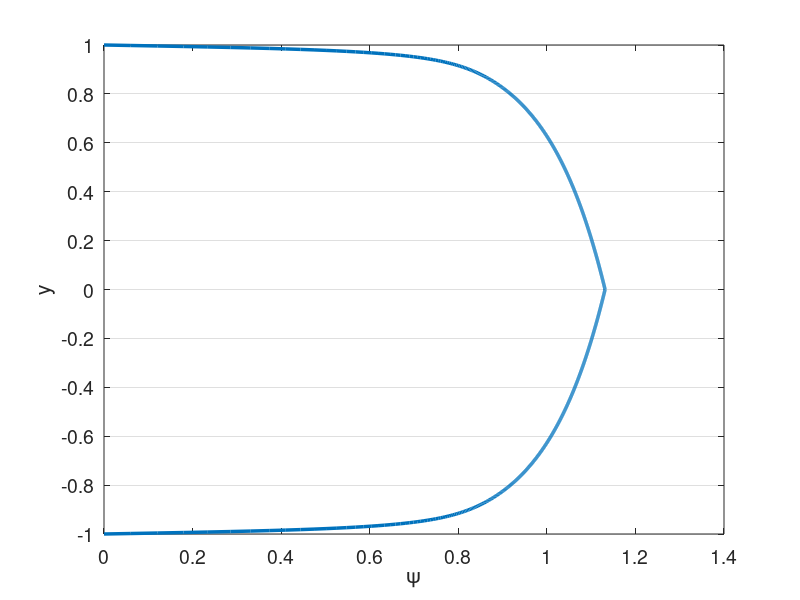

This figure's MATLAB source: (Note: this script raises an error after producing the figure.)
% clc
clear all
close all


set(0,'DefaultAxesFontSize',14)
set(0,'defaultLineLineWidth',2.5)
% set(0,'DefaultFigureWindowStyle','docked')


linestyles = {'k-','b-','r-','g-','c-','m-','k--','b--','r--','g--','c--','m--','k-.','b-.','r-.','g-.','c-.','m-.','k:','b:','r:','g:','c:','m:'};
pointstyles = {'ko','bo','ro','go','co','mo','k^','b^','r^','g^','c^','m^','ks','bs','rs','gs','cs','ms','k*','b*','r*','g*','c*','m*','k+','b+','r+','g+','c+','m+'};
%%

%%%%%%%%%%%%%%%%%%%%%%%%%%%%%%%%%%%%%%%%%%%%%%%%%%%%%%%%%%%%%%%%%%
% Navier-Stokes Solver Demo (2D Channel)
%%%%%%%%%%%%%%%%%%%%%%%%%%%%%%%%%%%%%%%%%%%%%%%%%%%%%%%%%%%%%%%%%%
% pgrads = 3.25e-3 for N=4, E=8, exp mesh
% pgrads = 9.25e-3 for N=4, E=6, uniform


format compact;
format short; 
mu = 1/10000; %1/395; 1/6874;
rho = 1;
Re = rho/mu; 
pgrad = 3.25e-3; 9.25e-3; %2.5e-4; % 9.25e-3;
force_pgrad = 0;

N=6; % polynomial order  
Ex=1; % Number of elements in x
Ey=10; % Number of elements in y
Tfinal=500; 
CFL=0.05;
en_on = 0;
N_en_y = 1; 
N_over = 8*N;
delay_en = 0;
en_start_time = 100;
head = '';

rans_on = 1;
exp_mesh = 1;

dir_name = [head,'re',num2str(ceil(Re)),'_p',num2str(N),'_e',num2str(Ey),'_exp',num2str(exp_mesh),'_en',num2str(en_on)];
soln_dir = dir_name;
plot_soln = 1;
save_soln = 1;
plot_int = 5000;
save_soln_int = 5000;
restart = 0;
rst_step = 300000;

if ~en_on
    N_over = N;
end

%% Enrichment information
en_mag = 3;
psi = {@(x,y) en_mag*(0.5*(1 - y.^2) + 0.*x), @(x,y) 0.*y + 0.*x};
gpsi = {@(x,y) 0.*y + 0.*x, @(x,y) en_mag*(-1.*y + 0.*x), ...
        @(x,y) 0.*y + 0.*x, @(x,y) 0.*y + 0.*x};
hpsi = {@(x,y) 0.*y + 0.*x, @(x,y) en_mag*(-1 - 0.*y + 0.*x), ...
        @(x,y) 0.*y + 0.*x, @(x,y) 0.*y + 0.*x};
    
% psi = {@(x,y) (0.5*(1 - y.^4) + 0.*x), @(x,y) 0.*y + 0.*x};
% gpsi = {@(x,y) 0.*y + 0.*x, @(x,y) (-2.*y.^3 + 0.*x), ...
%         @(x,y) 0.*y + 0.*x, @(x,y) 0.*y + 0.*x};
% hpsi = {@(x,y) 0.*y + 0.*x, @(x,y) (-6.*y.^2 + 0.*x), ...
%         @(x,y) 0.*y + 0.*x, @(x,y) 0.*y + 0.*x};
%    

    
% Law of the wall
u_tau = sqrt(0.316./(Re.^0.25)/8);
Re_tau = u_tau/mu; %Re;
Re_tau = 550;
% u_tau = 1;
nu = 1/Re_tau;
kap = 0.41;
beta = 5.2;
dypdy = u_tau/nu;
ypb = 11.062299784340414;
yp = @(y) (1-abs(y))*Re_tau;
u_tau = Re_tau*mu;
lotw = @(yp) ((yp <= ypb).*yp + (yp > ypb).*(1./kap.*log(yp+eps)+beta));
psi = {@(x,y) u_tau*((yp(y) <= ypb).*yp(y) + (yp(y) > ypb).*(1./kap.*log(yp(y)+eps)+beta) + 0.*x), @(x,y) 0.*y + 0.*x};
gpsi = {@(x,y) 0.*y + 0.*x,  @(x,y) -1*sign(y).*u_tau.*(((yp(y) <= ypb).*1 + (yp(y) > ypb).*1./(kap*(yp(y)+eps)))*dypdy + 0.*x),...
        @(x,y) 0.*y + 0.*x, @(x,y) 0.*y + 0.*x};
hpsi = {@(x,y) 0.*y + 0.*x,  @(x,y) u_tau*(((yp(y) <= ypb).*0 + (yp(y) > ypb).*-1./(kap*(yp(y)+eps).^2))*dypdy*dypdy + 0.*x),...
        @(x,y) 0.*y + 0.*x, @(x,y) 0.*y + 0.*x};
    

% 1/7th
% mag = 1;
% yd = @(y) 1-abs(y)+eps;
% psi = {@(x,y) mag*((yd(y)).^(1/7).*(yd(y)>eps*10)+ 0.*x), @(x,y) 0.*y + 0.*x};
% gpsi = {@(x,y) 0.*y + 0.*x,  @(x,y) mag*(-1*sign(y).*1./7.*(yd(y)).^(-6/7).*(yd(y)>eps*10) + 0.*x),...
%         @(x,y) 0.*y + 0.*x, @(x,y) 0.*y + 0.*x};
% hpsi = {@(x,y) 0.*y + 0.*x,  @(x,y) mag*(-6/49*(yd(y)).^(-13/7).*(yd(y)>eps*10) + 0.*x),...
%         @(x,y) 0.*y + 0.*x, @(x,y) 0.*y + 0.*x};

% Reicher Law of the Wall
Re_tau = 550;
u_tau = Re_tau*mu/rho;
Yp = @(Y) max((1-abs(Y))*Re_tau,1e-3)+eps;
C=5.17;
kap=0.41;
dypdy = Re_tau;
yp = @(y) max((1-abs(y))*Re_tau,1e-3);
u_tau = Re_tau*mu;
psi = {@(x,y) mu*Re_tau*(1/kap.*log(1+kap.*yp(y))+(C-1./kap.*log(kap)).*(1-exp(-yp(y)/11)-yp(y)/11.*exp(-yp(y)/3))) + 0.*x,...
    @(x,y) 0.*y + 0.*x};
gpsi = {@(x,y) 0.*y + 0.*x, @(x,y) -1*sign(y).*dypdy*mu*Re_tau.*(1./(1+kap.*yp(y))+(C-1./kap.*log(kap)).*(-1/11*exp(-yp(y)/11)-(yp(y)+3)/33.*exp(-yp(y)/3))) + 0.*x,...
        @(x,y) 0.*y + 0.*x, @(x,y) 0.*y + 0.*x};
hpsi = {@(x,y) 0.*y + 0.*x,  @(x,y) dypdy*dypdy*mu*Re_tau*(-kap./((1+kap.*yp(y)).^2)+(C-1./kap.*log(kap)).*(-1/121*exp(-yp(y)/11)-(yp(y)+6)/99.*exp(-yp(y)/3))) + 0.*x,...
        @(x,y) 0.*y + 0.*x, @(x,y) 0.*y + 0.*x};


%% Initial Conditions
% Turbulent pipe
u_cfl = 3/2;
pert = 0.0;
u_ic = @(x,y) 3/2*(1-y.^2);
v_ic = @(x,y) 0.0*y;

darcy = 0.316./(Re.^0.25);
u_tau = sqrt(darcy/8);
Yp = @(Y) max((1-abs(Y))*u_tau*Re,1e-3)+eps;
sigma = 0.6;
fact = @(Yp) exp((-(log10(Yp)-1).^2)./(2*sigma.^2));
k_ic = @(x,y) 0.0*x + 4.5*u_tau*u_tau*fact(Yp(y));

eps_s = 3;
omg_ic = @(x,y) 0.0*x + 0.5*Re*u_tau*u_tau*fact(Yp(y));


% Turbulent channel
Re_tau = 550;
u_tau = Re_tau*mu/rho;
Yp = @(Y) max((1-abs(Y))*Re_tau,1e-3)+eps;
C=5.17;
kap=0.41;
eps_ic = 0; %1e-2;
kx = 23;
kz=13;
alpha_ic = kx*2*pi/(0.375);
riech = @(Yp) mu*Re_tau*(1/kap.*log(1+kap.*Yp)+(C-1./kap.*log(kap)).*(1-exp(-Yp/11)-Yp/11.*exp(-Yp/3)));
u_ic = @(x,y) riech(Yp(y)) + eps_ic*beta*sin(alpha_ic*x);
v_ic = @(x,y) 0*y + eps_ic*sin(alpha_ic*x);

% u_ic = @(x,y) psi{1}(x,y);

sigma = 0.6;
fact = @(Yp) exp((-(log10(Yp)-1).^2)./(2*sigma.^2));
k_ic = @(x,y) 0.0*x + 4.5*u_tau*u_tau*fact(Yp(y));

eps_s = 3;
omg_ic = @(x,y) 0.0*x + 0.5*Re*u_tau*u_tau*fact(Yp(y));

%%
%%
%%
%% Plot psi
figure(5)
ys_plot = linspace(-1,1,1000);
plot(psi{1}(0,ys_plot),ys_plot)
xlabel('\psi')
ylabel('y')
set(gca, 'YGrid', 'on', 'XGrid', 'off')
yticks(linspace(-1,1,Ey+1));

%% Begin Solve
E=Ex*Ey; % Total number of elements
N1=N+1;
disp("Generating Matrices")
Q=makeq(Ex,Ey,N); % Global continuity
R=maker(Q,Ex,N); % Restriction matrix, applies Dirichlet conditions
[X,Y]=make_geom_channel(Ex,Ey,N);      % Geometry in local form
if exp_mesh
    [X,Y]=make_geom_channel_exp(Ex,Ey,N);      % Geometry in local form
end
en_b_nodes = get_en_bound_nodes(Ex,Ey,N,N_en_y);
dom_vol = (max(max(max(X)))-min(min(min(X))))*(max(max(max(Y)))-min(min(min(Y))));

Ys = zeros(Ey*length(Y(1,:,1)),1);
for i = 1:Ey
    Ys((i-1)*(N+1)+1:(i)*(N+1)) = Y(1,:,(i-1)*Ex+1);
end

psi_p = psi{1}(0,Ys(N_en_y*(N+1)));
dypsi_p1 = gpsi{2}(0,Ys(N_en_y*(N+1)));
dypsi_p2 = gpsi{2}(0,Ys(end-N_en_y*(N+1)));
        
[G,J,ML,RX]=make_coef(X,Y);
[Ah,Bh,Ch,Dh,z,w]=semhat(N);
[Gs, Gs_x, Gs_y] =  face_mats(X,Y,E,N);
Gs_c = R*Q'*apply_en_cont(Gs,en_b_nodes,psi_p);
Gsb = R*Q'*Gs*Q*R';


[n,nb]=size(R); 
nL=N1*N1*E;

Ab=spalloc(nL,nL,nL*N);    %  Generate Abar
for j=1:nL
    x=zeros(nL,1); 
    x(j)=1; 
    Ab(:,j)=abar_c(x,Dh,G,Q);  % assembled Neumann Operator
end
Ab_save = Ab;
A_c=R*Q'*apply_en_cont(Ab,en_b_nodes,psi_p);
S_check=full(Ab);
Ab = Q'*Ab*Q;
A=R*Ab*R'; % Full stiffness matrix
Bb=reshape(ML,nL,1); % Form Mass matrix
Bb=diag(Bb); 
Bb=sparse(Bb); 
Ma=R*Q'*Bb*Q*R'; % Assembling mass matrix  % Full mass matrix
M_c = R*Q'*apply_en_cont(Bb,en_b_nodes,psi_p);


%% Form matrices for rans

[L_x,L_y,J_x,J_y] = dir_jac(E,X,Y);
w2d = w*w';
w1d = reshape(w2d,[N1*N1,1])';
[dphi_dxi, dphi_deta, dphi_dx, dphi_dy, dpdx_dpdx, dpdy_dpdy, dpdx_dpdy, ...
        dpdx_dpdx_flat, dpdy_dpdy_flat, dpdx_dpdy_flat] ...
    = get_phi_grads(N1,Dh,E,J_x,J_y);
dphi_dx_flat = reshape(dphi_dx,N1*N1,N1*N1,E);
dphi_dy_flat = reshape(dphi_dy,N1*N1,N1*N1,E);

w2d_e = zeros(N+1,N+1,E);
for ie = 1:E
    w2d_e(:,:,ie) = w2d*L_x(ie)/2*L_y(ie)/2;
end

A_x = form_Ax(N1,E,w2d,J_x,J,dpdx_dpdx,ones(size(J)));
A_y = form_Ay(N1,E,w2d,J_y,J,dpdy_dpdy,ones(size(J)));
A_xy = form_Axy(N1,E,w2d,J_x,J_y,J,dpdx_dpdy,ones(size(J)));


SS = zeros(N1,N1,E,2,2);
OS = zeros(N1,N1,E,2,2);
dudx = zeros(N1,N1,E);
dudy = zeros(N1,N1,E);
dvdx = zeros(N1,N1,E);
dvdy = zeros(N1,N1,E);
dkdx = zeros(N1,N1,E);
dkdy = zeros(N1,N1,E);
domgdx = zeros(N1,N1,E);
domgdy = zeros(N1,N1,E);

%%
M_check=full(Bb);

Ma_uv_check = zeros(2*nL);
Ma_uv_check(1:nL,1:nL) = M_check;
Ma_uv_check(nL+1:2*nL,nL+1:2*nL) = M_check;
A_uv_check = zeros(2*nL);
A_uv_check(1:nL,1:nL) = S_check;
A_uv_check(nL+1:2*nL,nL+1:2*nL) = S_check;

M_q = full(Ma);
S_q = full(A);


%%
% Assemble overall system matrices
nn = length(Ma); % number of nodes in the domain
Ma_uv = zeros(2*nn);
Ma_uv(1:nn,1:nn) = Ma;
Ma_uv(nn+1:2*nn,nn+1:2*nn) = Ma;
Ma_uv = sparse(Ma_uv);
A_uv = zeros(2*nn);
A_uv(1:nn,1:nn) = A;
A_uv(nn+1:2*nn,nn+1:2*nn) = A;
A_uv = sparse(A_uv);
ML_uv = zeros(2*(N+1),2*(N+1),E);
ML_uv(1:N+1,1:N+1,1:E) = ML;
ML_uv(N+2:2*(N+1),N+2:2*(N+1),1:E) = ML;
G_uv = zeros(2*nn);
G_uv(1:nn,1:nn) = Gsb;
G_uv(nn+1:2*nn,nn+1:2*nn) = Gsb;
G_uv = sparse(G_uv);



%% Assemble enrichment matrices
psi_xy = zeros(N+1,N+1,E);
N1_over = N_over + 1;
[z_over,w_over] = zwgll(N_over);
w2d_over = w_over*w_over';
w1d_over = reshape(w2d_over,[N1_over*N1_over,1])';
[dphi_dxi_over, dphi_deta_over, dphi_dx_over, dphi_dy_over, dpdx_dpdx_over, dpdy_dpdy_over, dpdx_dpdy_over, ...
        dpdx_dpdx_flat_over, dpdy_dpdy_flat_over, dpdx_dpdy_flat_over,phi_2d_flat] ...
    = get_phi_grads2(N1,E,J_x,J_y,N_over);
dphi_dx_flat_over = reshape(dphi_dx_over,N1_over*N1_over,N1*N1,E);
dphi_dy_flat_over = reshape(dphi_dy_over,N1_over*N1_over,N1*N1,E);
if en_on
    [psi_xy,psi_xy_act,gpsi_xy_act,Sp_all,Sp_all_Q,Jac_e_flat,gpsi_e_flat,Mp_uv,Sp_uv,Mp_all_c,Sp_all_c,Mp_full,Sp_full] = ...
        assemble_enrichment(X,Y,Ex,Ey,E,N,N1,nn,nL,J,Q,R,N_en_y,psi,gpsi,hpsi,en_b_nodes,psi_p,N_over);
end

%%

dxmin=pi*(z(N1)-z(N))/(2*Ex); % Get min dx for CFL constraint
dt=CFL*dxmin/u_cfl; 

% dt = 1e-3;
nstep=ceil(Tfinal/dt); 
dt=Tfinal/nstep; 
% Print information
nstep
dt
yp1 = (1+Y(1,2))*Re

disp("Computing inverse")
Ai=pinv(full(Ab)); 

disp("Setting Initial Conditions")
% Initial conditions
for e = 1:E
    for i = 1:N+1
        for j = 1:N+1
%             u(i,j,e) = f_ic(X(i,j,e),Y(i,j,e))+pert*rand()*u_ic;
%             v(i,j,e) = v(i,j,e)+pert*rand()*u_ic;
            u(i,j,e) = u_ic(X(i,j,e),Y(i,j,e));
            v(i,j,e) = v_ic(X(i,j,e),Y(i,j,e));
            k(i,j,e) = k_ic(X(i,j,e),Y(i,j,e));
            omg(i,j,e) = omg_ic(X(i,j,e),Y(i,j,e));
        end
    end
end
if en_on
    [u, v] = project_to_enrich(X,Y,E,Ex,Ey,N,N_en_y,u,v,psi);
end

% u = apply_en_cont_soln(u,en_b_nodes,psi_p);
u1_0=u; u2_0=u; u3_0=u; fx3_0=u; fx2_0=u; fx1_0=u; u_0 = u;
v1_0=v; v2_0=v; v3_0=v; fy3_0=v; fy2_0=v; fy1_0=v; v_0 = v;
u1=u; u2=u; u3=u; fx3=u; fx2=u; fx1=u;
v1=v; v2=v; v3=v; fy3=v; fy2=v; fy1=v;
k1=k; k2=k; k3=k; fk3=k; fk2=k; fk1=k;
omg1=omg; omg2=omg; omg3=omg; fomg3=omg; fomg2=omg; fomg1=omg;

F_pgrad = pgrad*ones(size(ML));
F_1 = ones(size(ML));
% Fb=reshape(ML.*F,nL,1); %% Output
% 
% Fb=Bb\(Q'*Fb);  

uv = [u;v];

%%
uv_ic_check = uv;

%% Setup BC if nonzero
% u_bc = ones(size(u)).*((Y==1)+(Y==-1));
% u_bc = reshape(ML.*u_bc,nL,1);
% u_bc = Bb\(Q'*u_bc);

% k_bc = k_bc_val.*ones(size(k));
% k_bc = reshape(ML.*k_bc,nL,1);
% k_bc = (Q'*Bb*Q)\(Q'*k_bc);
% 
% omg_bc = omg_bc_val.*ones(size(omg));
% omg_bc = reshape(ML.*omg_bc,nL,1);
% omg_bc = (Q'*Bb*Q)\(Q'*omg_bc);

%%
disp("Timestepping")
step = 1;
if (restart == 1)
   fname = strcat(soln_dir,"/soln_Re_",num2str(Re),"_P_",num2str(N),"_",num2str(Ex),"x",num2str(Ey),"_step_",num2str(rst_step),".mat");
   load(fname);
   step = rst_step;
end

plot1 = 1;
time = 0;
[plot1,u_mean] = post_channel(N,Ex,Ey,w,X,Y,Ys,en_on,step,time,u,psi_xy,N_en_y,plot1);
if save_soln
    mkdir(soln_dir);
end

%%
while step <= nstep
    time=step*dt;
    
    if (time > en_start_time) && (~en_on) && (delay_en)
        en_on = 1;
        [psi_xy,psi_xy_act,gpsi_xy_act,Sp_all,Sp_all_Q,Jac_e_flat,gpsi_e_flat,Mp_uv,Sp_uv,Mp_all_c,Sp_all_c,Mp_full,Sp_full] = ...
            assemble_enrichment(X,Y,Ex,Ey,E,N,N1,nn,nL,J,Q,R,N_en_y,psi,gpsi,hpsi,en_b_nodes,psi_p,N_over);
        [u, v] = project_to_enrich(X,Y,E,Ex,Ey,N,N_en_y,u,v,psi);
    end
    
    % Form combined u for RANS terms
    u_comb = u;
    if en_on
        u_comb = u+psi_xy_act{1};
    end
    
    %% Form S
    u_flat = reshape(u,N1*N1,E);
    v_flat = reshape(v,N1*N1,E);
    k_flat = reshape(k,N1*N1,E);
    omg_flat = reshape(omg,N1*N1,E);

    
    for ie = 1:E
        dudx(:,:,ie) = reshape(dphi_dx_flat(:,:,ie)*u_flat(:,ie),N1,N1);
        dvdx(:,:,ie) = reshape(dphi_dx_flat(:,:,ie)*v_flat(:,ie),N1,N1);
        dudy(:,:,ie) = reshape(dphi_dy_flat(:,:,ie)*u_flat(:,ie),N1,N1);
        dvdy(:,:,ie) = reshape(dphi_dy_flat(:,:,ie)*v_flat(:,ie),N1,N1);
        dkdx(:,:,ie) = reshape(dphi_dx_flat(:,:,ie)*k_flat(:,ie),N1,N1);
        dkdy(:,:,ie) = reshape(dphi_dy_flat(:,:,ie)*k_flat(:,ie),N1,N1);
        domgdx(:,:,ie) = reshape(dphi_dx_flat(:,:,ie)*omg_flat(:,ie),N1,N1);
        domgdy(:,:,ie) = reshape(dphi_dy_flat(:,:,ie)*omg_flat(:,ie),N1,N1);
    end
    
    if en_on
        dudx = dudx + gpsi_xy_act{1};
        dudy = dudy + gpsi_xy_act{2};
        dvdx = dvdx + gpsi_xy_act{3}; % Doesn't matter given assumptions
        dvdy = dvdy + gpsi_xy_act{4}; % Doesn't matter given assumptions
    end
    
    % Modify enrichment
%     if (mod(step,2000)==0) && (time > 50)
%         u_tau_calc = sqrt(mu*dudy(:,1,1)/rho);
%         u_tau = u_tau_calc(1);
%         psi = {@(x,y) u_tau*((yp(y) <= ypb).*yp(y) + (yp(y) > ypb).*(1./kap.*log(yp(y)+eps)+beta) + 0.*x), @(x,y) 0.*y + 0.*x};
%         gpsi = {@(x,y) 0.*y + 0.*x,  @(x,y) -1*sign(y).*u_tau.*(((yp(y) <= ypb).*1 + (yp(y) > ypb).*1./(kap*(yp(y)+eps)))*dypdy + 0.*x),...
%             @(x,y) 0.*y + 0.*x, @(x,y) 0.*y + 0.*x};
%         hpsi = {@(x,y) 0.*y + 0.*x,  @(x,y) u_tau*(((yp(y) <= ypb).*0 + (yp(y) > ypb).*-1./(kap*(yp(y)+eps).^2))*dypdy*dypdy + 0.*x),...
%             @(x,y) 0.*y + 0.*x, @(x,y) 0.*y + 0.*x};
%         
%         psi_p = psi{1}(0,Ys(N_en_y*(N+1)));
%         dypsi_p1 = gpsi{2}(0,Ys(N_en_y*(N+1)));
%         dypsi_p2 = gpsi{2}(0,Ys(end-N_en_y*(N+1)));
%         
%         A_c=R*Q'*apply_en_cont(Ab_save,en_b_nodes,psi_p);
%         M_c = R*Q'*apply_en_cont(Bb,en_b_nodes,psi_p);
%         
%         [psi_xy,psi_xy_act,gpsi_xy_act,Sp_all,Sp_all_Q,Jac_e_flat,gpsi_e_flat,Mp_uv,Sp_uv,Mp_all_c,Sp_all_c,Mp_full,Sp_full] = ...
%             assemble_enrichment(X,Y,Ex,Ey,E,N,N1,nn,nL,J,Q,R,N_en_y,psi,gpsi,hpsi,en_b_nodes,psi_p,N_over);
%         [u, v] = project_to_enrich(X,Y,E,Ex,Ey,N,N_en_y,u_comb,v,psi);
%         
%         en_on = 2;
%         
%         for ie = 1:E
%             dudx(:,:,ie) = reshape(dphi_dx_flat(:,:,ie)*u_flat(:,ie),N1,N1);
%             dvdx(:,:,ie) = reshape(dphi_dx_flat(:,:,ie)*v_flat(:,ie),N1,N1);
%             dudy(:,:,ie) = reshape(dphi_dy_flat(:,:,ie)*u_flat(:,ie),N1,N1);
%             dvdy(:,:,ie) = reshape(dphi_dy_flat(:,:,ie)*v_flat(:,ie),N1,N1);
%             dkdx(:,:,ie) = reshape(dphi_dx_flat(:,:,ie)*k_flat(:,ie),N1,N1);
%             dkdy(:,:,ie) = reshape(dphi_dy_flat(:,:,ie)*k_flat(:,ie),N1,N1);
%             domgdx(:,:,ie) = reshape(dphi_dx_flat(:,:,ie)*omg_flat(:,ie),N1,N1);
%             domgdy(:,:,ie) = reshape(dphi_dy_flat(:,:,ie)*omg_flat(:,ie),N1,N1);
%         end
%         
%         if en_on
%             dudx = dudx + gpsi_xy_act{1};
%             dudy = dudy + gpsi_xy_act{2};
%             dvdx = dvdx + gpsi_xy_act{3}; % Doesn't matter given assumptions
%             dvdy = dvdy + gpsi_xy_act{4}; % Doesn't matter given assumptions
%         end
%     end
    
    
    SS(:,:,:,1,1) = 1/2*(dudx+dudx);
    SS(:,:,:,1,2) = 1/2*(dudy+dvdx);
    SS(:,:,:,2,1) = 1/2*(dvdx+dudy);
    SS(:,:,:,2,2) = 1/2*(dvdy+dvdy);
    OS(:,:,:,1,1) = 1/2*(dudx-dudx);
    OS(:,:,:,1,2) = 1/2*(dudy-dvdx);
    OS(:,:,:,2,1) = 1/2*(dvdx-dudy);
    OS(:,:,:,2,2) = 1/2*(dvdy-dvdy);
    

    %% Get rans values
    [mu_t,gam_k,gam_omg,G_k,G_omg,Y_k,Y_omg,S_k,S_omg,R1,R2,R3,R4,omg_w] ...
        = get_rans_coeffs(rho,mu,k,omg,SS,OS,dkdx,dkdy,domgdx,domgdy,Y,u_comb,v);
    if ~rans_on
        mu_t = zeros(size(mu_t));
    end
    Re_t = rho./(mu_t+eps);
    Re_comb = rho./(mu*ones(size(mu_t))+mu_t);
    Re_k = rho./gam_k;
    Re_omg = rho./gam_omg;
    %% Timestepping
    
    if step==1; b0=1.0;    b= [ -1 0 0 ]';       a=[ 1  0 0 ]'; end
    if step==2; b0=1.5;    b=([ -4 1 0 ]')./2;   a=[ 2 -1 0 ]'; end
    if step>=3; b0=11./6.; b=([ -18 9 -2 ]')./6; a=[ 3 -3 1 ]'; end

    if ~rans_on
        % Compute A
        [A_x_full,A_y_full,A_xy_full] = form_Ax_Ay_Axy(N1,E,w1d,J,dpdx_dpdx_flat,dpdy_dpdy_flat,dpdx_dpdy_flat,Re_comb);
        A_x = R*Q'*A_x_full*Q*R';
        A_y = R*Q'*A_y_full*Q*R';
        A_xy = R*Q'*A_xy_full*Q*R';
        A_uv = zeros(2*nn);
        A_uv(1:nn,1:nn) = 2*A_x+A_y+A_xy;
        A_uv(nn+1:2*nn,nn+1:2*nn) = A_x+2*A_y+A_xy';
        A_uv = sparse(A_uv);
        
        T1_rhs = 0;
        
        if en_on
            A_full = 2*A_x_full+A_y_full+A_xy_full;
            A_c=R*Q'*apply_en_cont(A_full,en_b_nodes,psi_p);
            [T1_new] = form_T1_psi(E,N,w1d_over,Jac_e_flat,dphi_dy_flat_over,gpsi_e_flat,Re_comb,N_en_y,phi_2d_flat);
            T1_rhs = (dt/b0)*R*Q'*reshape(T1_new,nL,1);
            
            H_uv = (Ma_uv + (A_uv)*dt/(b0) + dt/b0*(Mp_uv + Sp_uv));
            H_c = (M_c + (A_c)*dt/(b0) + dt/b0*(Mp_all_c{1}+Sp_all_c{1}));
            if en_on == 2
                H_uv = (Ma_uv + (A_uv)*dt/(b0)); % + dt/b0*(Mp_uv + Sp_uv));
                H_c = (M_c + (A_c)*dt/(b0)); % + dt/b0*(Mp_all_c{1}+Sp_all_c{1}));
            end
            %             H_q = full(H_uv);
            rhs_c = (H_c);
            [LH_uv,UH_uv]=lu(H_uv);
        end
    end
    
%     if step>=3
        if en_on          
            if rans_on
                [A_x_k,A_y_k] = form_Ax_Ay(N1,E,w1d,J,dpdx_dpdx_flat,dpdy_dpdy_flat,Re_k);
                A_k = R*Q'*(A_x_k + A_y_k)*Q*R';
                Ab_k = Q'*(A_x_k + A_y_k)*Q;
                H_k=(Ma+A_k*dt/(b0)+dt/b0*Sp_all{1});
                H_k_bar = (Q'*Bb*Q+ Ab_k*dt/(b0)+dt/b0*Sp_all_Q{1});
                if en_on == 2
                    H_k=(Ma+A_k*dt/(b0));
                    H_k_bar = (Q'*Bb*Q+ Ab_k*dt/(b0));
                end
        
                [LH_k,UH_k]=lu(H_k);
        
                % Assuming Re_omg=Re_k
                H_omg = H_k;
                H_omg_bar = H_k_bar;
                LH_omg = LH_k;
                UH_omg = UH_k;
            end
        else
            terms_x = zeros(N+1,N+1,E);
            terms_y = zeros(N+1,N+1,E);
            T1_rhs = 0;
            
            H_uv = (Ma_uv + (A_uv)*dt/(b0));
            rhs_c = zeros(size(Ma(:,1)));
            [LH_uv,UH_uv]=lu(H_uv);
            
            if rans_on
                [A_x_k,A_y_k] = form_Ax_Ay(N1,E,w1d,J,dpdx_dpdx_flat,dpdy_dpdy_flat,Re_k);
                A_k = R*Q'*(A_x_k + A_y_k)*Q*R';
                Ab_k = Q'*(A_x_k + A_y_k)*Q;
                H_k=(Ma+A_k*dt/(b0));
                H_k_bar = (Q'*Bb*Q+ Ab_k*dt/(b0));
        
                [LH_k,UH_k]=lu(H_k);
        
                % Assuming Re_omg=Re_k
                H_omg = H_k;
                H_omg_bar = H_k_bar;
                LH_omg = LH_k;
                UH_omg = UH_k;
            end
        end
        
        b0i=1./b0;
%     end % Viscous op

    
%   Nonlinear step - unassembled, not multiplied by mass matrix   
    %% Setup Convection terms and forcing terms
    fx1 = -convl(u,RX,Dh,u,v); % + F; % du = Cu  
    fy1 = -convl(v,RX,Dh,u,v); % dv = Cv
    fk1 = -convl(k,RX,Dh,u,v) + G_k - Y_k + S_k; % dk = Ck
    fomg1 = -convl(omg,RX,Dh,u,v) + G_omg - Y_omg + S_omg + R1 + R2 + R3 + R4; % domg = Comg
    fx1_0 = F_1;
    fy1_0 = zeros(size(F_1));
    
    if force_pgrad
        fx1 = fx1 + F_pgrad;
    end
    
    if en_on == 2
        en_u = dt/b0*((Sp_full{1}+Mp_full{1})*reshape(u,nL,1)+Mp_full{2}*reshape(v,nL,1));
        en_u = reshape(en_u,N1,N1,E);
        en_u_0 = dt/b0*((Sp_full{1}+Mp_full{1})*reshape(u_0,nL,1)+Mp_full{2}*reshape(v_0,nL,1));
        en_u_0 = reshape(en_u_0,N1,N1,E);
        en_v = dt/b0*Mp_full{2}*reshape(v,nL,1);
        en_v = reshape(en_v,N1,N1,E);
        
        en_k = dt/b0*Sp_full{1}*reshape(k,nL,1);
        en_k = reshape(en_k,N1,N1,E); 
        en_omg = dt/b0*Sp_full{1}*reshape(omg,nL,1);
        en_omg = reshape(en_omg,N1,N1,E); 
        
        
        % SRB
        fx1 = fx1 - en_u;
        fx1_0 = fx1_0;% - en_u_0; 
        fy1 = fy1 - en_v;
        fk1 = fk1 - en_k;
        fomg1 = fomg1 - en_omg;
    end
    
    %% Setup residual terms in bdf

    rx   = a(1)*fx1   + a(2)*fx2   + a(3)*fx3; % kth-order extrapolation
    ry   = a(1)*fy1   + a(2)*fy2   + a(3)*fy3;
    rk   = a(1)*fk1   + a(2)*fk2   + a(3)*fk3;
    romg = a(1)*fomg1 + a(2)*fomg2 + a(3)*fomg3;
    rx_0 = a(1)*fx1_0   + a(2)*fx2_0   + a(3)*fx3_0;
    ry_0 = a(1)*fy1_0   + a(2)*fy2_0   + a(3)*fy3_0;

    fx3=fx2; fx2=fx1; 
    fy3=fy2; fy2=fy1; 
    fk3=fk2; fk2=fk1;
    fomg3=fomg2; fomg2=fomg1;
    fx3_0=fx2_0; fx2_0=fx1_0; 
    fy3_0=fy2_0; fy2_0=fy1_0; 

    %% Add residual terms to bdf
    rx  = dt*rx - (b(1)*u+b(2)*u2+b(3)*u3); u3=u2; u2=u; % Add BDF terms
    ry  = dt*ry - (b(1)*v+b(2)*v2+b(3)*v3); v3=v2; v2=v; %     and
    rk  = dt*rk - (b(1)*k+b(2)*k2+b(3)*k3); k3=k2; k2=k;
    romg = dt*romg - (b(1)*omg+b(2)*omg2+b(3)*omg3); omg3=omg2; omg2=omg;
    rx_0  = dt*rx_0 - (b(1)*u_0+b(2)*u2_0+b(3)*u3_0); u3_0=u2_0; u2_0=u_0; % Add BDF terms
    ry_0  = dt*ry_0 - (b(1)*v_0+b(2)*v2_0+b(3)*v3_0); v3_0=v2_0; v2_0=v_0; % Add BDF terms
    
    ut  = b0i*rx; 
    vt  = b0i*ry; 
    k   = b0i*rk;
    omg = b0i*romg;
    ut_0  = b0i*rx_0; 
    vt_0  = b0i*ry_0; 
 
    [uL,vL,pr]=pressure_project(ut,vt,Ai,Q,ML,RX,Dh); % Div-free velocity
    [uL_0,vL_0,pr_0]=pressure_project(ut_0,vt_0,Ai,Q,ML,RX,Dh); % Div-free velocity
    pr = (b0/dt)*pr;
    pr_0 = (b0/dt)*pr_0;
    

    %%

    %   Set RHS.                 %Viscous update. %  Convert to local form.
%     u=R*(Q'*reshape(ML.*uL,nL,1)-Hbar*u_bc);
    u_rhs=R*(Q'*reshape(ML.*uL,nL,1));
    v_rhs=R*(Q'*reshape(ML.*vL,nL,1));
    u_rhs_0=R*(Q'*reshape(ML.*uL_0,nL,1));
    v_rhs_0=R*(Q'*reshape(ML.*vL_0,nL,1));
    
    if rans_on
        k_rhs=R*(Q'*reshape(ML.*k,nL,1));%-H_k_bar*k_bc);
        omg_rhs=R*(Q'*reshape(ML.*omg,nL,1));%-H_omg_bar*omg_bc);
    end
    
    %%
    
    % Solve k and omg first
    if rans_on
        k = UH_k\(LH_k\k_rhs);
        omg = UH_omg\(LH_omg\omg_rhs);
        k=Q*(R'*k);%+k_bc);
        omg=Q*(R'*omg);%+omg_bc);
        k=reshape(k,N1,N1,E);
        omg=reshape(omg,N1,N1,E);
        mu_t = rho.*k./(omg_w+omg);
        
        % recompute matrices for uv 
        Re_t = rho./(mu_t+eps);
        Re_comb = rho./(mu*ones(size(mu_t))+mu_t*rans_on);
        
        [A_x_full,A_y_full,A_xy_full] = form_Ax_Ay_Axy(N1,E,w1d,J,dpdx_dpdx_flat,dpdy_dpdy_flat,dpdx_dpdy_flat,Re_comb);
        A_x = R*Q'*A_x_full*Q*R';
        A_y = R*Q'*A_y_full*Q*R';
        A_xy = R*Q'*A_xy_full*Q*R';
        A_uv = zeros(2*nn);
        A_uv(1:nn,1:nn) = 2*A_x+A_y+A_xy;
        A_uv(nn+1:2*nn,nn+1:2*nn) = A_x+2*A_y+A_xy';
        A_uv = sparse(A_uv);
                
        if ~en_on
            H_uv = (Ma_uv + (A_uv)*dt/(b0));
            rhs_c = zeros(size(Ma(:,1)));
            [LH_uv,UH_uv]=lu(H_uv);
        end
        
        if en_on           
            A_full = 2*A_x_full+A_y_full+A_xy_full;
            A_c=R*Q'*apply_en_cont(A_full,en_b_nodes,psi_p);
            [T1_new] = form_T1_psi(E,N,w1d_over,Jac_e_flat,dphi_dy_flat_over,gpsi_e_flat,Re_comb,N_en_y,phi_2d_flat);
            T1_rhs = (dt/b0)*R*Q'*reshape(T1_new,nL,1);
            
            if en_on == 1
                H_uv = (Ma_uv + (A_uv)*dt/(b0) + dt/b0*(Mp_uv + Sp_uv));
                H_c = (M_c + (A_c)*dt/(b0) + dt/b0*(Mp_all_c{1}+Sp_all_c{1}));
            end
            if en_on == 2
                H_uv = (Ma_uv + (A_uv)*dt/(b0));
                H_c = (M_c + (A_c)*dt/(b0)); 
            end
            rhs_c = (H_c);
            [LH_uv,UH_uv]=lu(H_uv);
        end
    end
    
    % SRB
    u_rhs = u_rhs + T1_rhs;
    u_rhs_0 = u_rhs_0;% + T1_rhs;
    
    %% Solve for u_0, v_0, p_0
    % SRB
    uv_0 = [u_rhs_0;v_rhs_0];
    uv_0=UH_uv\(LH_uv\uv_0);
    
    u_0 = uv_0(1:nn);
    v_0 = uv_0(nn+1:2*nn);
    u_0=Q*(R'*u_0);
    %SRB
%     if en_on
%         u_0 = apply_en_cont_soln(Ey,N_en_y,en_b_nodes,u_0,psi_p);
%     end
    u_0=reshape(u_0,N1,N1,E);
    v_0=Q*(R'*v_0);
    v_0=reshape(v_0,N1,N1,E);
    
    
    %% Solve for u', v', p'
    %SRB
    uv = [u_rhs+rhs_c;v_rhs];
    uv=UH_uv\(LH_uv\uv); 
   
    u = uv(1:nn);
    v = uv(nn+1:2*nn);
    u=Q*(R'*u);
    %SRB
    if en_on
        u = apply_en_cont_soln(Ey,N_en_y,en_b_nodes,u,psi_p);
    end
    u=reshape(u,N1,N1,E);
    v=Q*(R'*v);
    v=reshape(v,N1,N1,E);
    
    %% Add in forcing term
    u_comb = u;
    u_0_comb = u_0;
    if en_on
        u_comb = u+psi_xy_act{1};
%         u_0_comb = u_0+psi_xy_act{1};
    end
    % Integrate domain
    avg_u = sum(u_comb.*w2d_e,'All')/dom_vol;
    avg_u_0 = sum(u_0_comb.*w2d_e,'All')/dom_vol;
    alpha_0 = (1-avg_u)/avg_u_0;
    if ~force_pgrad 
    % SRB 
    u = u + alpha_0*u_0;
%     u_comb = u_comb + alpha_0*u_comb;
%     u =  u_comb;
%     if en_on
%         u = u_comb - psi_xy_act{1};
%     end
    v = v + alpha_0*v_0;
    pr = pr + alpha_0*pr_0;
    end
    
    
%% Output
    if mod(step,plot_int)==0 && plot_soln
        [plot1,u_mean] = post_channel(N,Ex,Ey,w,X,Y,Ys,en_on,step,time,u,psi_xy,N_en_y,plot1);
    end
    if mod(step,save_soln_int)==0 && save_soln
        disp(step)
        fname = strcat(soln_dir,"/soln_Re_",num2str(Re),"_P_",num2str(N),"_",num2str(Ex),"x",num2str(Ey),"_step_",num2str(step),".mat");
        save(fname); 
    end
    if isnan(u(1,2))
        step
        time
        return
    end
    
    step = step + 1;
end
if  plot_soln
    [plot1,u_mean] = post_channel(N,Ex,Ey,w,X,Y,Ys,en_on,step,time,u,psi_xy,N_en_y,plot1);
    get_Up(Ys,u_mean,u_tau,mu,lotw,Ey,N,psi,en_on);
end
if  save_soln
    fname = strcat(soln_dir,"/soln_Re_",num2str(Re),"_P_",num2str(N),"_",num2str(Ex),"x",num2str(Ey),"_step_",num2str(step),".mat");
    save(fname);
end
